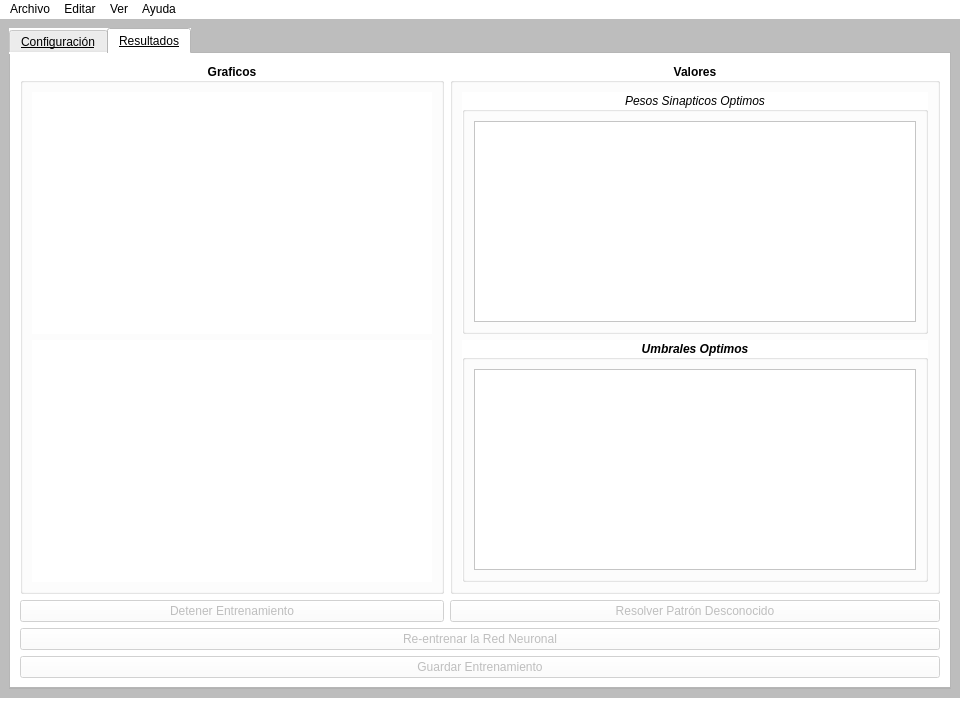
<?xml version="1.0" encoding="UTF-8"?>
<ui version="4.0">
 <author>EARodriguezM</author>
 <class>MainWindow</class>
 <widget class="QMainWindow" name="MainWindow">
  <property name="geometry">
   <rect>
    <x>0</x>
    <y>0</y>
    <width>960</width>
    <height>720</height>
   </rect>
  </property>
  <property name="minimumSize">
   <size>
    <width>960</width>
    <height>720</height>
   </size>
  </property>
  <property name="windowTitle">
   <string>MainWindow</string>
  </property>
  <property name="windowIcon">
   <iconset>
    <normaloff>icons/main_window_icon.png</normaloff>icons/main_window_icon.png</iconset>
  </property>
  <property name="styleSheet">
   <string notr="true">background-color: rgb(255, 255, 255);
selection-color: rgb(255, 255, 255);
selection-background-color: rgb(114, 159, 207);</string>
  </property>
  <widget class="QWidget" name="centralwidget">
   <property name="enabled">
    <bool>true</bool>
   </property>
   <property name="styleSheet">
    <string notr="true">background-color: rgb(189, 189, 189);</string>
   </property>
   <layout class="QGridLayout" name="gridLayout_2">
    <item row="0" column="0">
     <widget class="QTabWidget" name="tabWidget">
      <property name="font">
       <font>
        <weight>50</weight>
        <bold>false</bold>
        <underline>true</underline>
       </font>
      </property>
      <property name="styleSheet">
       <string notr="true">background-color: rgb(255, 255, 255);</string>
      </property>
      <property name="currentIndex">
       <number>1</number>
      </property>
      <widget class="QWidget" name="tab_config">
       <property name="font">
        <font>
         <weight>50</weight>
         <bold>false</bold>
        </font>
       </property>
       <attribute name="title">
        <string>Configuración</string>
       </attribute>
       <layout class="QGridLayout" name="gridLayout_3">
        <item row="0" column="0">
         <widget class="QGroupBox" name="groupBox_files_select">
          <property name="enabled">
           <bool>true</bool>
          </property>
          <property name="sizePolicy">
           <sizepolicy hsizetype="Minimum" vsizetype="Minimum">
            <horstretch>0</horstretch>
            <verstretch>0</verstretch>
           </sizepolicy>
          </property>
          <property name="minimumSize">
           <size>
            <width>380</width>
            <height>520</height>
           </size>
          </property>
          <property name="maximumSize">
           <size>
            <width>16777215</width>
            <height>16777215</height>
           </size>
          </property>
          <property name="font">
           <font>
            <weight>75</weight>
            <bold>true</bold>
           </font>
          </property>
          <property name="styleSheet">
           <string notr="true">background-color: rgb(245, 245, 245);
border-color: rgb(224, 224, 224);</string>
          </property>
          <property name="title">
           <string>Selección de Archivos</string>
          </property>
          <property name="alignment">
           <set>Qt::AlignCenter</set>
          </property>
          <layout class="QGridLayout" name="gridLayout">
           <item row="0" column="0">
            <widget class="QLabel" name="label_D_file_name">
             <property name="font">
              <font>
               <italic>true</italic>
              </font>
             </property>
             <property name="text">
              <string>Datos de Entrada y Salida</string>
             </property>
            </widget>
           </item>
           <item row="0" column="1">
            <widget class="QLineEdit" name="lineEdit_D_file_name">
             <property name="enabled">
              <bool>false</bool>
             </property>
            </widget>
           </item>
           <item row="1" column="0">
            <layout class="QVBoxLayout" name="verticalLayout">
             <item>
              <spacer name="verticalSpacer">
               <property name="orientation">
                <enum>Qt::Vertical</enum>
               </property>
               <property name="sizeHint" stdset="0">
                <size>
                 <width>20</width>
                 <height>40</height>
                </size>
               </property>
              </spacer>
             </item>
             <item>
              <widget class="QPushButton" name="pushButtonUpload_datasets">
               <property name="text">
                <string>Subir Datos</string>
               </property>
              </widget>
             </item>
             <item>
              <spacer name="verticalSpacer_3">
               <property name="orientation">
                <enum>Qt::Vertical</enum>
               </property>
               <property name="sizeType">
                <enum>QSizePolicy::Expanding</enum>
               </property>
               <property name="sizeHint" stdset="0">
                <size>
                 <width>10</width>
                 <height>40</height>
                </size>
               </property>
              </spacer>
             </item>
             <item>
              <widget class="QPushButton" name="pushButtonDelete_datasets">
               <property name="text">
                <string>Eliminar Selección</string>
               </property>
              </widget>
             </item>
             <item>
              <spacer name="verticalSpacer_2">
               <property name="orientation">
                <enum>Qt::Vertical</enum>
               </property>
               <property name="sizeHint" stdset="0">
                <size>
                 <width>20</width>
                 <height>40</height>
                </size>
               </property>
              </spacer>
             </item>
            </layout>
           </item>
           <item row="1" column="1">
            <widget class="QTableWidget" name="tableWidget_datasets"/>
           </item>
           <item row="2" column="0">
            <widget class="QLabel" name="label_W_file_name">
             <property name="font">
              <font>
               <italic>true</italic>
              </font>
             </property>
             <property name="text">
              <string>Pesos Sinapticos</string>
             </property>
             <property name="alignment">
              <set>Qt::AlignCenter</set>
             </property>
            </widget>
           </item>
           <item row="2" column="1">
            <widget class="QLineEdit" name="lineEdit_W_file_name">
             <property name="enabled">
              <bool>false</bool>
             </property>
            </widget>
           </item>
           <item row="3" column="0">
            <layout class="QVBoxLayout" name="verticalLayout_2">
             <item>
              <spacer name="verticalSpacer_4">
               <property name="orientation">
                <enum>Qt::Vertical</enum>
               </property>
               <property name="sizeHint" stdset="0">
                <size>
                 <width>20</width>
                 <height>40</height>
                </size>
               </property>
              </spacer>
             </item>
             <item>
              <widget class="QPushButton" name="pushButtonUpload_weights">
               <property name="text">
                <string>Subir Pesos</string>
               </property>
              </widget>
             </item>
             <item>
              <spacer name="verticalSpacer_5">
               <property name="orientation">
                <enum>Qt::Vertical</enum>
               </property>
               <property name="sizeHint" stdset="0">
                <size>
                 <width>20</width>
                 <height>40</height>
                </size>
               </property>
              </spacer>
             </item>
             <item>
              <widget class="QPushButton" name="pushButtonDelete_weights">
               <property name="text">
                <string>Eliminar Selección</string>
               </property>
              </widget>
             </item>
             <item>
              <spacer name="verticalSpacer_6">
               <property name="orientation">
                <enum>Qt::Vertical</enum>
               </property>
               <property name="sizeHint" stdset="0">
                <size>
                 <width>20</width>
                 <height>40</height>
                </size>
               </property>
              </spacer>
             </item>
            </layout>
           </item>
           <item row="3" column="1">
            <widget class="QTableWidget" name="tableWidget_weights"/>
           </item>
           <item row="4" column="0">
            <widget class="QLabel" name="label_T_file_name">
             <property name="font">
              <font>
               <italic>true</italic>
               <underline>false</underline>
               <strikeout>false</strikeout>
               <kerning>false</kerning>
              </font>
             </property>
             <property name="text">
              <string>Vector Umbral</string>
             </property>
             <property name="alignment">
              <set>Qt::AlignCenter</set>
             </property>
            </widget>
           </item>
           <item row="4" column="1">
            <widget class="QLineEdit" name="lineEdit_T_file_name">
             <property name="enabled">
              <bool>false</bool>
             </property>
            </widget>
           </item>
           <item row="5" column="0">
            <layout class="QVBoxLayout" name="verticalLayout_3">
             <item>
              <spacer name="verticalSpacer_7">
               <property name="orientation">
                <enum>Qt::Vertical</enum>
               </property>
               <property name="sizeHint" stdset="0">
                <size>
                 <width>20</width>
                 <height>40</height>
                </size>
               </property>
              </spacer>
             </item>
             <item>
              <widget class="QPushButton" name="pushButtonUpload_threshold">
               <property name="text">
                <string>Subir Umbral</string>
               </property>
              </widget>
             </item>
             <item>
              <spacer name="verticalSpacer_8">
               <property name="orientation">
                <enum>Qt::Vertical</enum>
               </property>
               <property name="sizeHint" stdset="0">
                <size>
                 <width>20</width>
                 <height>40</height>
                </size>
               </property>
              </spacer>
             </item>
             <item>
              <widget class="QPushButton" name="pushButtonDelete_threshold">
               <property name="text">
                <string>Eliminar Umbral</string>
               </property>
              </widget>
             </item>
             <item>
              <spacer name="verticalSpacer_9">
               <property name="orientation">
                <enum>Qt::Vertical</enum>
               </property>
               <property name="sizeHint" stdset="0">
                <size>
                 <width>20</width>
                 <height>40</height>
                </size>
               </property>
              </spacer>
             </item>
            </layout>
           </item>
           <item row="5" column="1">
            <widget class="QTableWidget" name="tableWidget_threshold"/>
           </item>
          </layout>
         </widget>
        </item>
        <item row="0" column="1" colspan="2">
         <layout class="QGridLayout" name="gridLayout_values_config">
          <property name="sizeConstraint">
           <enum>QLayout::SetDefaultConstraint</enum>
          </property>
          <property name="leftMargin">
           <number>0</number>
          </property>
          <item row="1" column="0">
           <widget class="QGroupBox" name="groupBox_graphics_config">
            <property name="font">
             <font>
              <weight>75</weight>
              <bold>true</bold>
             </font>
            </property>
            <property name="styleSheet">
             <string notr="true">background-color: rgb(245, 245, 245);
border-color: rgb(224, 224, 224);</string>
            </property>
            <property name="title">
             <string>Configuración de Gráficos</string>
            </property>
            <property name="alignment">
             <set>Qt::AlignCenter</set>
            </property>
            <layout class="QGridLayout" name="gridLayout_6">
             <item row="0" column="0">
              <widget class="QLabel" name="label_res">
               <property name="font">
                <font>
                 <italic>true</italic>
                </font>
               </property>
               <property name="text">
                <string>Resolución</string>
               </property>
               <property name="alignment">
                <set>Qt::AlignCenter</set>
               </property>
              </widget>
             </item>
             <item row="0" column="1">
              <widget class="QLineEdit" name="lineEdit_res"/>
             </item>
             <item row="1" column="0">
              <widget class="QLabel" name="label_interval_show">
               <property name="font">
                <font>
                 <italic>true</italic>
                </font>
               </property>
               <property name="text">
                <string>Intervalo de Gráficos</string>
               </property>
               <property name="alignment">
                <set>Qt::AlignCenter</set>
               </property>
              </widget>
             </item>
             <item row="1" column="1">
              <widget class="QLineEdit" name="lineEdit_interval_show"/>
             </item>
            </layout>
           </widget>
          </item>
          <item row="0" column="0">
           <widget class="QGroupBox" name="groupBox_parameters_config">
            <property name="font">
             <font>
              <weight>75</weight>
              <bold>true</bold>
             </font>
            </property>
            <property name="styleSheet">
             <string notr="true">background-color: rgb(245, 245, 245);
border-color: rgb(224, 224, 224);</string>
            </property>
            <property name="title">
             <string>Configuración de Parametros</string>
            </property>
            <property name="alignment">
             <set>Qt::AlignCenter</set>
            </property>
            <layout class="QGridLayout" name="gridLayout_5">
             <item row="2" column="0">
              <widget class="QLabel" name="label_iterations">
               <property name="font">
                <font>
                 <italic>true</italic>
                </font>
               </property>
               <property name="text">
                <string>Numero de Iteracciones</string>
               </property>
               <property name="alignment">
                <set>Qt::AlignCenter</set>
               </property>
              </widget>
             </item>
             <item row="3" column="1">
              <widget class="QLineEdit" name="lineEdit_err_max"/>
             </item>
             <item row="2" column="1">
              <widget class="QLineEdit" name="lineEdit_iterations"/>
             </item>
             <item row="3" column="0">
              <widget class="QLabel" name="label_err_max">
               <property name="font">
                <font>
                 <italic>true</italic>
                </font>
               </property>
               <property name="text">
                <string>Error Maximo Permitido</string>
               </property>
               <property name="alignment">
                <set>Qt::AlignCenter</set>
               </property>
              </widget>
             </item>
             <item row="1" column="0">
              <widget class="QLabel" name="label_learning_ratio">
               <property name="minimumSize">
                <size>
                 <width>0</width>
                 <height>0</height>
                </size>
               </property>
               <property name="font">
                <font>
                 <italic>true</italic>
                </font>
               </property>
               <property name="text">
                <string>Tasa de Aprendizaje</string>
               </property>
               <property name="alignment">
                <set>Qt::AlignCenter</set>
               </property>
              </widget>
             </item>
             <item row="1" column="1">
              <widget class="QLineEdit" name="lineEdit_learning_ratio"/>
             </item>
            </layout>
           </widget>
          </item>
         </layout>
        </item>
        <item row="1" column="1" colspan="2">
         <widget class="QPushButton" name="pushButton_execute">
          <property name="enabled">
           <bool>false</bool>
          </property>
          <property name="text">
           <string>Empezar Entrenamiento</string>
          </property>
         </widget>
        </item>
       </layout>
      </widget>
      <widget class="QWidget" name="tab_results">
       <attribute name="title">
        <string>Resultados</string>
       </attribute>
       <layout class="QGridLayout" name="gridLayout_11">
        <item row="1" column="0">
         <widget class="QPushButton" name="pushButton_stop_training">
          <property name="enabled">
           <bool>false</bool>
          </property>
          <property name="text">
           <string>Detener Entrenamiento</string>
          </property>
         </widget>
        </item>
        <item row="1" column="1">
         <widget class="QPushButton" name="pushButton_calculate_unkown_datasets">
          <property name="enabled">
           <bool>false</bool>
          </property>
          <property name="text">
           <string>Resolver Patrón Desconocido</string>
          </property>
         </widget>
        </item>
        <item row="0" column="0">
         <widget class="QGroupBox" name="groupBox_graphics">
          <property name="font">
           <font>
            <weight>75</weight>
            <bold>true</bold>
           </font>
          </property>
          <property name="title">
           <string>Graficos</string>
          </property>
          <property name="alignment">
           <set>Qt::AlignCenter</set>
          </property>
          <layout class="QGridLayout" name="gridLayout_10">
           <item row="1" column="0">
            <widget class="QWidget" name="widget_err_iterations" native="true">
             <property name="minimumSize">
              <size>
               <width>400</width>
               <height>0</height>
              </size>
             </property>
            </widget>
           </item>
           <item row="0" column="0">
            <widget class="QWidget" name="widget_train_simulation" native="true">
             <property name="minimumSize">
              <size>
               <width>400</width>
               <height>0</height>
              </size>
             </property>
            </widget>
           </item>
          </layout>
         </widget>
        </item>
        <item row="2" column="0" colspan="2">
         <widget class="QPushButton" name="pushButton_retrain_NeuNet">
          <property name="enabled">
           <bool>false</bool>
          </property>
          <property name="text">
           <string>Re-entrenar la Red Neuronal</string>
          </property>
         </widget>
        </item>
        <item row="0" column="1">
         <widget class="QGroupBox" name="groupBox_values">
          <property name="font">
           <font>
            <weight>75</weight>
            <bold>true</bold>
           </font>
          </property>
          <property name="title">
           <string>Valores</string>
          </property>
          <property name="alignment">
           <set>Qt::AlignCenter</set>
          </property>
          <layout class="QGridLayout" name="gridLayout_12">
           <item row="0" column="0">
            <widget class="QGroupBox" name="groupBox_weights">
             <property name="font">
              <font>
               <weight>50</weight>
               <italic>true</italic>
               <bold>false</bold>
              </font>
             </property>
             <property name="title">
              <string>Pesos Sinapticos Optimos</string>
             </property>
             <property name="alignment">
              <set>Qt::AlignCenter</set>
             </property>
             <layout class="QGridLayout" name="gridLayout_14">
              <item row="0" column="0">
               <widget class="QTableWidget" name="tableWidget_optimum_weights"/>
              </item>
             </layout>
            </widget>
           </item>
           <item row="1" column="0">
            <widget class="QGroupBox" name="groupBox_threshold">
             <property name="font">
              <font>
               <italic>true</italic>
              </font>
             </property>
             <property name="title">
              <string>Umbrales Optimos</string>
             </property>
             <property name="alignment">
              <set>Qt::AlignCenter</set>
             </property>
             <layout class="QGridLayout" name="gridLayout_13">
              <item row="0" column="0">
               <widget class="QTableWidget" name="tableWidget_optimum_threshold"/>
              </item>
             </layout>
            </widget>
           </item>
          </layout>
         </widget>
        </item>
        <item row="3" column="0" colspan="2">
         <widget class="QPushButton" name="pushButton_save">
          <property name="enabled">
           <bool>false</bool>
          </property>
          <property name="text">
           <string>Guardar Entrenamiento</string>
          </property>
         </widget>
        </item>
       </layout>
      </widget>
     </widget>
    </item>
   </layout>
  </widget>
  <widget class="QMenuBar" name="menubar">
   <property name="geometry">
    <rect>
     <x>0</x>
     <y>0</y>
     <width>960</width>
     <height>22</height>
    </rect>
   </property>
   <widget class="QMenu" name="menu_file">
    <property name="title">
     <string>Archivo</string>
    </property>
    <addaction name="action_new"/>
    <addaction name="action_open"/>
    <addaction name="separator"/>
    <addaction name="action_save"/>
    <addaction name="action_save_as"/>
    <addaction name="separator"/>
    <addaction name="action_close"/>
    <addaction name="action_quit"/>
   </widget>
   <widget class="QMenu" name="menu_set">
    <property name="title">
     <string>Editar</string>
    </property>
    <addaction name="action_set_datasets"/>
    <addaction name="action_set_weights"/>
    <addaction name="action_set_threshold"/>
    <addaction name="separator"/>
    <addaction name="action_set_learning_ratio"/>
    <addaction name="action_set_iterations_number"/>
    <addaction name="action_set_err_max"/>
    <addaction name="separator"/>
    <addaction name="action_set_graphic_resolution"/>
    <addaction name="action_set_graphic_interval"/>
   </widget>
   <widget class="QMenu" name="menu_view">
    <property name="title">
     <string>Ver</string>
    </property>
    <addaction name="action_preview_datasets"/>
    <addaction name="action_preview_weights"/>
    <addaction name="action_preview_threshold"/>
    <addaction name="separator"/>
    <addaction name="action_training_abstract"/>
   </widget>
   <widget class="QMenu" name="menu_help">
    <property name="title">
     <string>Ayuda</string>
    </property>
    <addaction name="action_manual"/>
    <addaction name="separator"/>
    <addaction name="action_about_NeuNet"/>
    <addaction name="action_about_developer"/>
   </widget>
   <addaction name="menu_file"/>
   <addaction name="menu_set"/>
   <addaction name="menu_view"/>
   <addaction name="menu_help"/>
  </widget>
  <widget class="QStatusBar" name="statusbar"/>
  <action name="action_new">
   <property name="text">
    <string>Nuevo</string>
   </property>
  </action>
  <action name="action_open">
   <property name="text">
    <string>Abrir</string>
   </property>
  </action>
  <action name="action_save">
   <property name="text">
    <string>Guardar</string>
   </property>
  </action>
  <action name="action_save_as">
   <property name="text">
    <string>Guardar Como...</string>
   </property>
  </action>
  <action name="action_quit">
   <property name="text">
    <string>Salir</string>
   </property>
  </action>
  <action name="actionModificar_Rata_de_Aprendizaje">
   <property name="text">
    <string>Modificar Rata de Aprendizaje</string>
   </property>
  </action>
  <action name="action_set_learning_ratio">
   <property name="text">
    <string>Modificar Tasa de Aprendizaje</string>
   </property>
  </action>
  <action name="action_set_iterations_number">
   <property name="text">
    <string>Modificar Numero de Iteracciones</string>
   </property>
  </action>
  <action name="action_set_err_max">
   <property name="text">
    <string>Modificar Error Maximo Permitido</string>
   </property>
  </action>
  <action name="actionVista_Previa_de_Datos_de_Entrada">
   <property name="checkable">
    <bool>true</bool>
   </property>
   <property name="checked">
    <bool>true</bool>
   </property>
   <property name="text">
    <string>Vista Previa de Datos de Entrada</string>
   </property>
  </action>
  <action name="actionVista_Previa_de_Datos_de_Salida">
   <property name="checkable">
    <bool>true</bool>
   </property>
   <property name="checked">
    <bool>true</bool>
   </property>
   <property name="text">
    <string>Vista Previa de Datos de Salida</string>
   </property>
  </action>
  <action name="action_preview_weights">
   <property name="checkable">
    <bool>true</bool>
   </property>
   <property name="checked">
    <bool>true</bool>
   </property>
   <property name="text">
    <string>Vista Previa de Pesos Sinapticos</string>
   </property>
  </action>
  <action name="action_preview_threshold">
   <property name="checkable">
    <bool>true</bool>
   </property>
   <property name="checked">
    <bool>true</bool>
   </property>
   <property name="text">
    <string>Vista Previa del Vector Umbral</string>
   </property>
  </action>
  <action name="actionGrafica_de_Resultado">
   <property name="checkable">
    <bool>true</bool>
   </property>
   <property name="text">
    <string>Grafica de Resultado</string>
   </property>
  </action>
  <action name="actionGrafica_de_Error_de_Patr_n">
   <property name="checkable">
    <bool>true</bool>
   </property>
   <property name="text">
    <string>Grafica de Error de Patrón</string>
   </property>
  </action>
  <action name="action_training_abstract">
   <property name="checkable">
    <bool>true</bool>
   </property>
   <property name="text">
    <string>Resumen de Entrenamiento</string>
   </property>
  </action>
  <action name="action_manual">
   <property name="text">
    <string>Manual</string>
   </property>
  </action>
  <action name="action_about_NeuNet">
   <property name="text">
    <string>Informacion de NeuNet</string>
   </property>
  </action>
  <action name="action_about_developer">
   <property name="text">
    <string>Información del Desarrollador</string>
   </property>
  </action>
  <action name="action_set_graphic_resolution">
   <property name="text">
    <string>Modificar Resolucion de Graficos</string>
   </property>
  </action>
  <action name="action_set_datasets">
   <property name="text">
    <string>Modificar Datos de Entrada y Salida</string>
   </property>
  </action>
  <action name="action_set_weights">
   <property name="text">
    <string>Modificar Pesos Sinapticos</string>
   </property>
  </action>
  <action name="action_set_threshold">
   <property name="text">
    <string>Modificar Umbral</string>
   </property>
  </action>
  <action name="action_set_graphic_interval">
   <property name="text">
    <string>Modificar Intervalo de Graficación</string>
   </property>
  </action>
  <action name="actionVista_Previa_de_Datos_d_Entrada_y_Salida">
   <property name="text">
    <string>Vista Previa de Datos d Entrada y Salida</string>
   </property>
  </action>
  <action name="action_preview_datasets">
   <property name="checkable">
    <bool>true</bool>
   </property>
   <property name="checked">
    <bool>true</bool>
   </property>
   <property name="text">
    <string>Vista Previa de Datos de Entrada y Salida</string>
   </property>
  </action>
  <action name="action_close">
   <property name="text">
    <string>Cerrar</string>
   </property>
  </action>
 </widget>
 <resources/>
 <connections/>
</ui>
